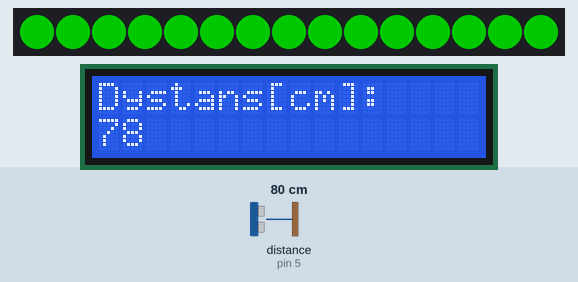
Recording of a sketch running on a simulated Arduino Uno, built with avr-gcc and run on an emulated ATmega328P. On the bench: 15 RGB LEDs in strip order, left to right, 16×2 character LCD. Wiring (inferred from the names in the program): ultrasonic range finder: trigger pin 4; echo pin 5. The inputs (shaded band) are chosen by the test bench; at power-on: distance to the obstacle (sensor on pin 5) 80 cm. The echo pulse lasts 58.3 µs per cm; dim RGB values are drawn brighter than linear.

Above: at 1.2 s.
1.3 s: distance to the obstacle (sensor on pin 5) set to 32 cm
At 1.63 s:
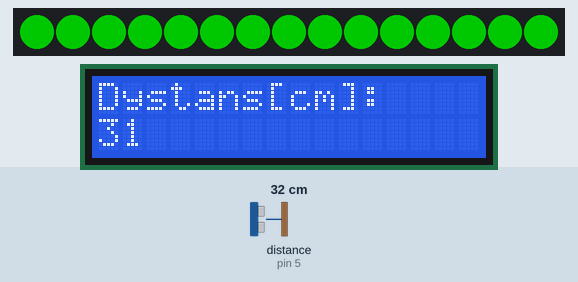
3.0 s: distance to the obstacle (sensor on pin 5) set to 26 cm
At 3.28 s:
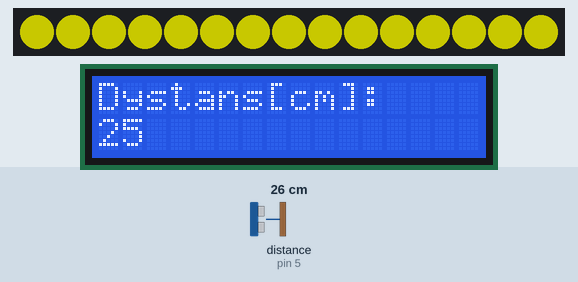
4.9 s: distance to the obstacle (sensor on pin 5) set to 17 cm
At 5.19 s:
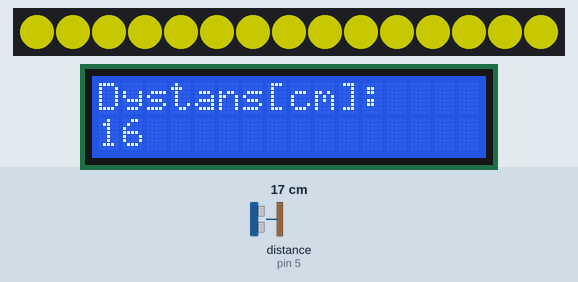
6.5 s: distance to the obstacle (sensor on pin 5) set to 14 cm
At 6.82 s:
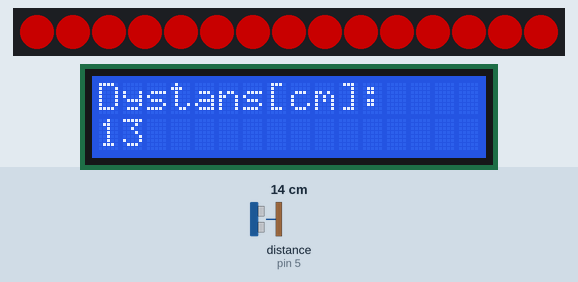
Timing chart, 0 to 9.4 s (numbered marks = the images above; inputs shaded):
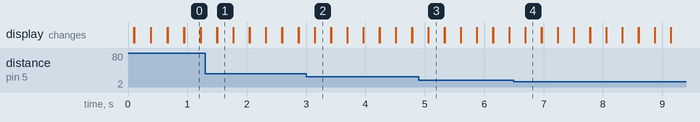

The sketch:

dystans.ino
```cpp
#include <LiquidCrystal_I2C.h>
#include <Adafruit_NeoPixel.h>

const int ledPin = 6;
const int numLeds = 15;

Adafruit_NeoPixel strip = Adafruit_NeoPixel(numLeds, ledPin, NEO_GRB + NEO_KHZ800);

LiquidCrystal_I2C lcd(0x27, 2, 1, 0, 4, 5, 6, 7, 3, POSITIVE);

#define trigPin 4
#define echoPin 5


void setup() {
  Serial.begin (9600);
  strip.begin();
  strip.setBrightness(100);

  lcd.begin(16, 2);
  lcd.backlight();
  lcd.setCursor(0,0);
  lcd.print("Dystans[cm]: ");


  pinMode(trigPin, OUTPUT);
  pinMode(echoPin, INPUT);
}

void loop() {
  leds();

  lcd.setCursor(0,1);
  lcd.print("                ");
  lcd.setCursor(0,1);
  lcd.print(distance());
  delay(250);

}

int distance() {
  long czas, dystans;

  digitalWrite(trigPin, LOW);
  delayMicroseconds(2);
  digitalWrite(trigPin, HIGH);
  delayMicroseconds(10);
  digitalWrite(trigPin, LOW);

  czas = pulseIn(echoPin, HIGH);
  dystans = czas *0.034/2;

  return dystans;
}

void leds() {
  int cm = distance();
  if ((cm >= 0) && (cm < 15)) {
      strip.fill(strip.Color(255, 0, 0));
      strip.show();
  }
  else if((cm >= 15) && (cm < 30)) {
      strip.fill(strip.Color(255, 255, 0));
      strip.show();
  }
  else{
      strip.fill(strip.Color(0, 255, 0));
      strip.show();
  }
}
```

Measured:
- the behaviour switches between 31 and 30 cm on distance to the obstacle (sensor on pin 5) (found by bisection; images 1 and 2)
- the behaviour switches between 16 and 15 cm on distance to the obstacle (sensor on pin 5) (found by bisection; images 3 and 4)
- after the input at 1.3 s, the display: first differs from a run without the input after 0.20 s (image 1)
- after the input at 3.0 s, the display: first changes after 0.14 s (image 2 shows a later state)
- after the input at 4.9 s, the display: first differs from a run without the input after 0.16 s (image 3)
- after the input at 6.5 s, the display: first changes after 0.19 s (image 4 shows a later state)
